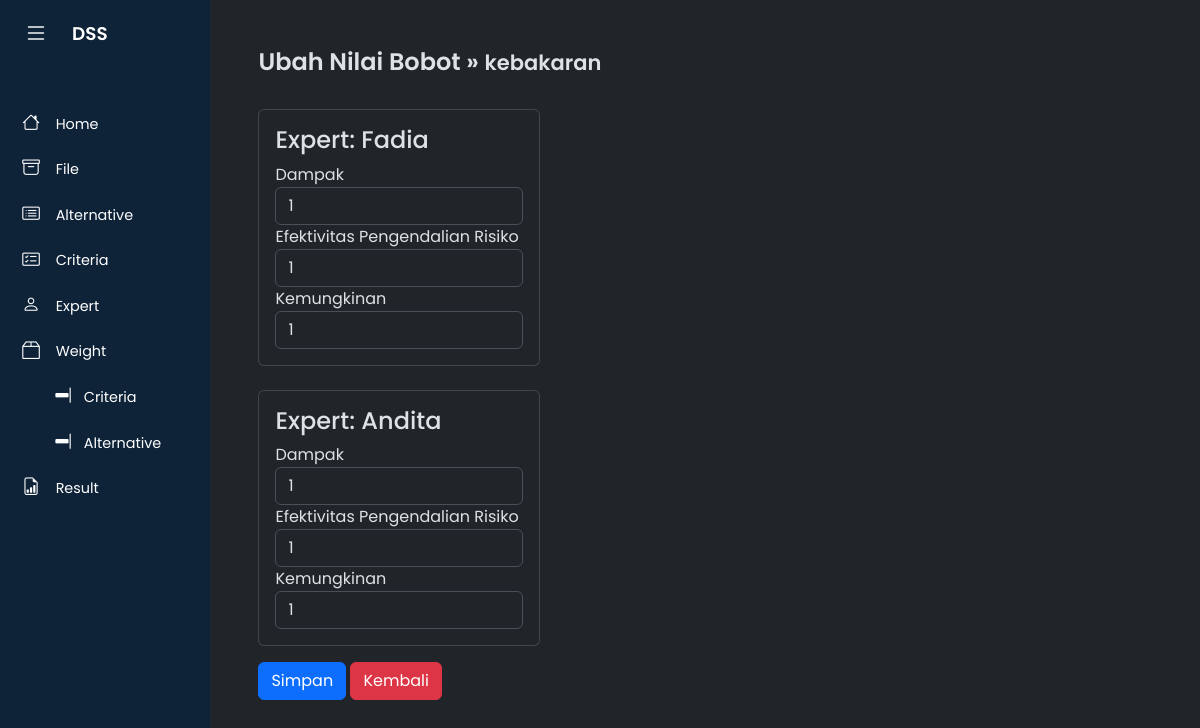
/?m=rel_alternatif_ubah&ID=A1&periode=2024-11-14, run on the app's committed database.
### tables this page shows
CREATE TABLE `tb_alternatif` (
  `kode_alternatif` varchar(16) NOT NULL,
  `tanggal` date NOT NULL,
  `nama_alternatif` varchar(256) NOT NULL DEFAULT '',
  `kategori` varchar(256) NOT NULL,
  `total` double NOT NULL,
  `rank` int(11) NOT NULL DEFAULT 0
);

CREATE TABLE `tb_experts` (
  `kode_expert` varchar(16) NOT NULL,
  `tanggal` date NOT NULL,
  `nama_expert` varchar(256) NOT NULL
);

CREATE TABLE `tb_kriteria` (
  `kode_kriteria` varchar(16) NOT NULL,
  `tanggal` date NOT NULL,
  `nama_kriteria` varchar(256) NOT NULL,
  `atribut` varchar(256) NOT NULL
);

### config.php (called while the page is built)
<?php
$config["server"] = 'localhost';
$config["username"] = 'root';
$config["password"] = '';
$config["database_name"] = 'dbfahpvik';
?>

### functions.php (called while the page is built, shortened)
<?php
include 'config.php';
include 'includes/db.php';
$db = new DB($config['server'], $config['username'], $config['password'], $config['database_name']);
function _get($key, $val = null)
{
    if (isset($_GET[$key]))
        return $_GET[$key];
    else
        return $val;
}

### includes/db.php (called while the page is built, shortened)
<?php
class DB
{
    var $conn = null;
    public function __construct($host, $username, $passwd, $dbname)
    {
        $this->conn = mysqli_connect($host, $username, $passwd, $dbname);
    }
    public function query($sql)
    {
        $query = mysqli_query($this->conn, $sql) or die('<pre>Error mysqli_query: ' . mysqli_error($this->conn) . '<br />' . $sql . '</pre>');
        return $query;
    }
    public function get_row($sql)
    {
        $query = $this->query($sql);
        return mysqli_fetch_object($query);
    }
    public function get_results($sql)
    {
        $query = $this->query($sql);
        $arr = array();
        while ($row = mysqli_fetch_object($query)) {
            $arr[] = $row;
        }
        return $arr;
    }
    public function get_var($sql)
    {
        $query = $this->query($sql);
        $row = mysqli_fetch_row($query);
        return isset($row[0]);
    }
}

### rel_alternatif_ubah.php (the view, shortened to what this page needs)
<?php
$row = $db->get_row("SELECT * FROM tb_alternatif WHERE kode_alternatif='$_GET[ID]' AND tanggal='$PERIODE'");
?>
<div class="page-header">
    <h1>Ubah Nilai Bobot &raquo; <small><?= $row->nama_alternatif ?></small></h1>
</div>
<div class="row">
    <div class="col-sm-4">
        <form method="post">
            <?php
            $experts = $db->get_results("SELECT * FROM tb_experts WHERE tanggal='$PERIODE'");
            $kriteria = $db->get_results("SELECT * FROM tb_kriteria WHERE tanggal='$PERIODE'");
            foreach ($experts as $expert) {
                foreach ($kriteria as $krit) {
                    $existing = $db->get_var("SELECT COUNT(*) FROM tb_rel_alternatif
                        WHERE tanggal='$PERIODE'
                        AND kode_alternatif='$row->kode_alternatif'
                        AND kode_kriteria='$krit->kode_kriteria'
                        AND kode_expert='$expert->kode_expert'");
                }
            }
            foreach ($experts as $expert) : ?>
            <div class="card mt-4 p-3">
                <h4>Expert: <?= $expert->nama_expert ?></h4>
                <?php foreach ($kriteria as $krit) :
                    $nilai = $db->get_var("SELECT nilai FROM tb_rel_alternatif
                        WHERE tanggal='$PERIODE'
                        AND kode_alternatif='$row->kode_alternatif'
                        AND kode_kriteria='$krit->kode_kriteria'
                        AND kode_expert='$expert->kode_expert'");
                ?>
                    <div class="form-group">
                        <label><?= $krit->nama_kriteria ?></label>
                        <input type="number" class="form-control" min="1" max="5" name="nilai[<?= $expert->kode_expert ?>][<?= $krit->kode_kriteria ?>]" value="<?= $nilai ?>">
                    </div>
                <?php endforeach; ?>
            </div>
            <?php endforeach; ?>
            <div class="form-group mt-3">
                <button class="btn btn-primary" type="submit"><span class="glyphicon glyphicon-save"></span> Simpan</button>
                <a class="btn btn-danger" href="?m=rel_alternatif&periode=<?= $PERIODE ?>"><span class="glyphicon glyphicon-arrow-left"></span> Kembali</a>
            </div>
        </form>
    </div>
</div>

### assets/css/style.css (style rules this page uses)
* { margin: 0; padding: 0; }
a { text-decoration: none; }
h1 { font-weight: 600; font-size: 1.5rem; }
body { height: 100%; font-family: 'Poppins', sans-serif; }

### data on the page
tb_alternatif: nama_alternatif "kebakaran"
tb_experts: nama_expert "Fadia"
tb_kriteria: nama_kriteria "Dampak", value "1"
tb_kriteria: nama_kriteria "Efektivitas Pengendalian Risiko", value "1"
tb_kriteria: nama_kriteria "Kemungkinan", value "1"
tb_experts: nama_expert "Andita"
